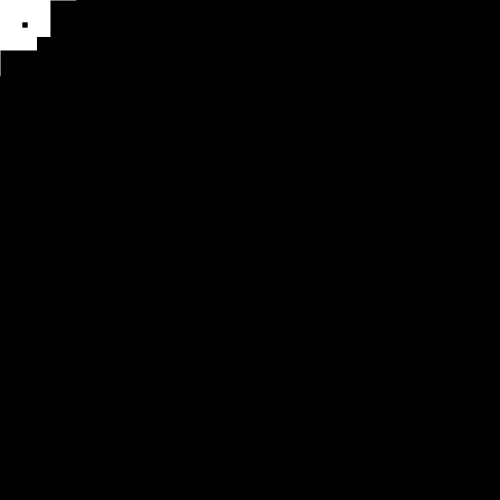
Frame 1 (no input)
Frame 60 (the mouse pressed at the canvas centre just before this capture): identical to frame 1, image omitted
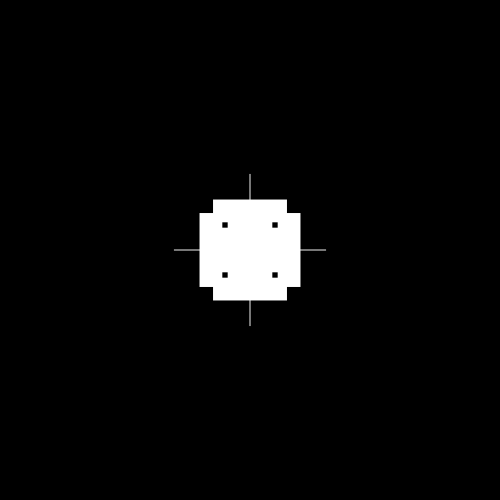
Frame 120 (the mouse held since frame 60 and released just before this capture)

The Processing sketch that drew these frames (run headless with seeded random() and noise(); from frame 60 on, the mouse is pressed at the canvas centre):

// Processing sketch: Practice_4_1
// ── Practice_4_1.pde
void setup(){
  size(500,500);
  noStroke();
}
void draw(){
  background(255);
  fill(0);
  rectMode(CENTER);
  for(int x=25;x<width;x+=50){
    rect(x,x,30-dist(x,x,mouseX,mouseY),30-dist(x,x,mouseX,mouseY));
    for (int y=x+50;y<height;y+=50){
      rect(x,y,30-dist(x,y,mouseX,mouseY),30-dist(x,y,mouseX,mouseY));
      rect(y,x,30-dist(x,y,mouseX,mouseY),30-dist(x,y,mouseX,mouseY));
      }
  }
}
